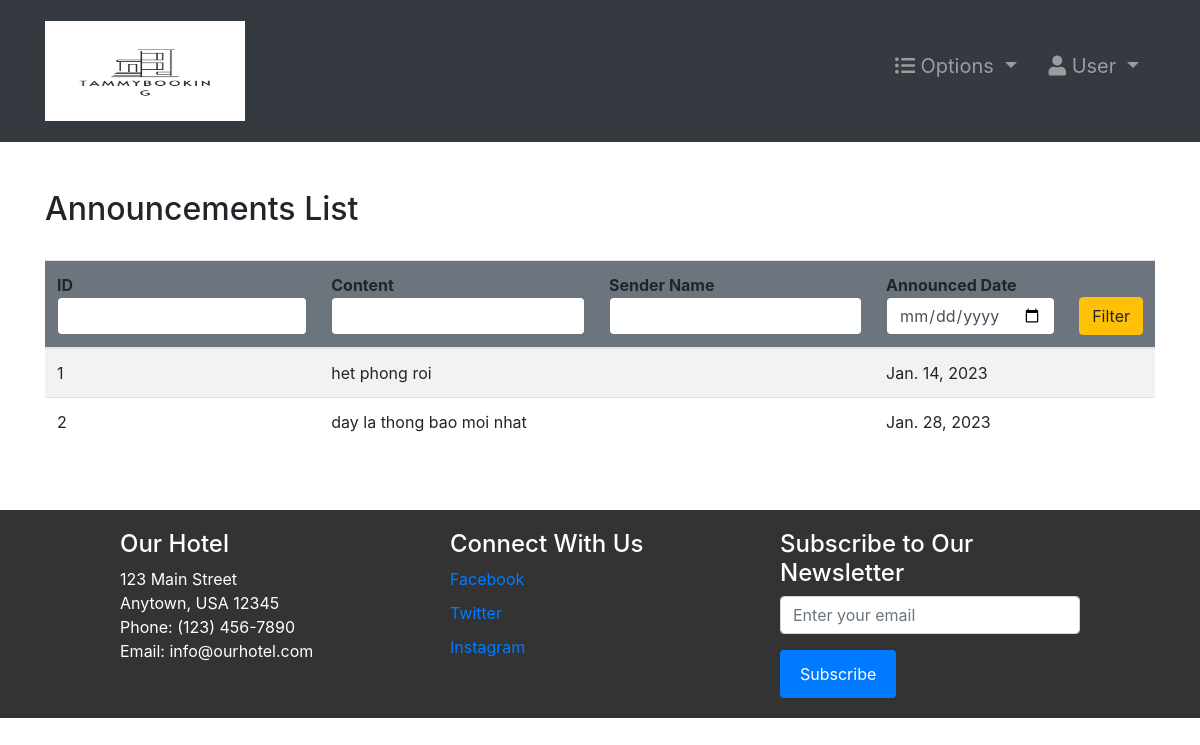
Before: /announcements/ (signed in) with the older database file.
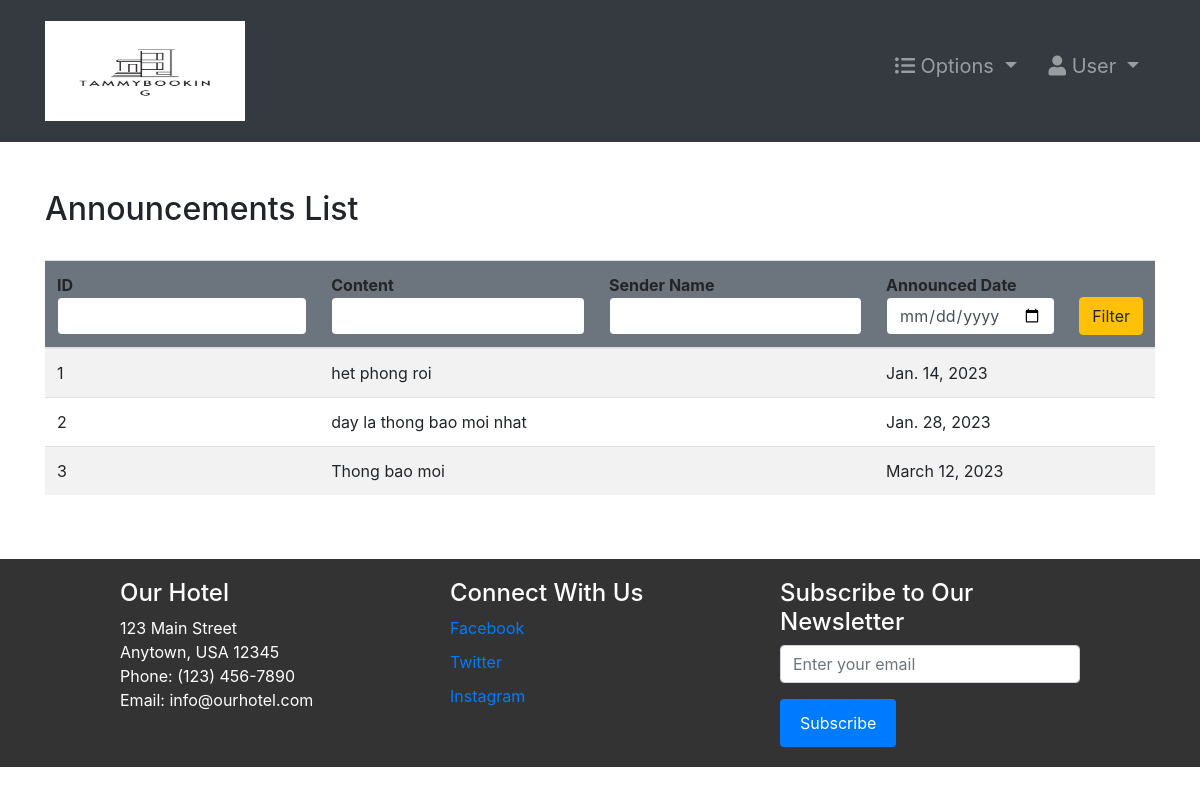
After: the same page with the newer database file.
### hotel/models.py (models this page shows, shortened)
class Announcement(models.Model):
    content = models.TextField()
    sender = models.ForeignKey(Employee, null=True, on_delete=models.CASCADE)
    date = models.DateField(default=timezone.now)

### hotel/views.py (the view, shortened to what this page needs)
# urls.py: path('announcements/', announcements, name="announcements"),
@ login_required(login_url='login')
def announcements(request):
    role = str(request.user.groups.all()[0])
    path = role + "/"
    announcements = Announcement.objects.all()
    context = {
        "role": role,
        'announcements': announcements
    }
    return render(request, path + "announcements.html", context)

### Templates/staff/announcements.html
{% extends '../index.html' %}
{% block context %}
{% include '../common_pages/authorized-announcements.html' %}
{% endblock %}

### Templates/common_pages/authorized-announcements.html (shortened to what this page needs)
<div class="container py-5">
    <div class="table-header row">
        <div class="col-sm-12 col-md-12 col-lg-4 mb-4">
            <h2>Announcements List</h2>
        </div>
    </div>
    <table class="table table-hover table-striped">
        <thead class="bg-secondary rounded">
            <tr>
                <form action="" method="POST">
                    <th>ID<input type="number" name="id" value="{{id}}" class="form-control border border-secondary">
                    </th>
                    <th>Content<input type="text" name="content" value="{{content}}"
                            class="form-control border border-secondary"></th>
                    <th>Sender Name<input type="text" name="name" value="{{name}}"
                            class="form-control border border-secondary"></th>
                    <th>Announced Date<input type="date" class="form-control border border-secondary" name="date"
                            value="{{date}}"></th>
                    <th><button type="submit" name="filter" class="btn btn-warning w-100">Filter</button></th>
                </form>
            </tr>
        </thead>
        <tbody>
            {% for announcement in announcements %}
            <tr>
                <td>{{announcement.id}}</td>
                <td>{{announcement.content}}</td>
                <td>{{announcement.sender.user.first_name}} {{announcement.sender.user.last_name}}</td>
                <td>{{announcement.date}}</td>
                {% if role == "manager" or role == "admin" %}
                <td> <a href="{% url 'deleteAnnouncement' announcement.id %}"
                        class="btn btn-sm btn-danger px-3">Delete</a> </td>
                {% else %}
                <td></td>
                {% endif %}
            </tr>
            {% endfor %}
        </tbody>
    </table>
</div>

Changed rows visible on the page:
added Announcement: id "3", content "Thong bao moi", date "March 12, 2023"
